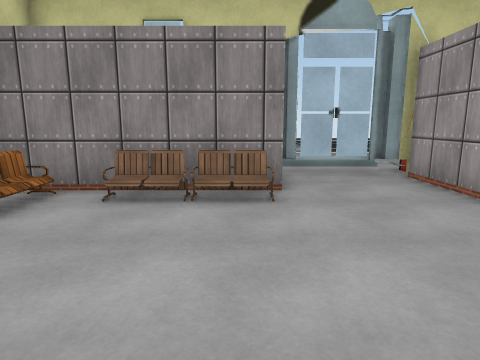
view 1 (above)

16 first-person views from a walk through a Unity game level. The camera is 1.4 m above the floor, tilts 10° down and sees 75° across. Doors are open. The floor is counted in squares, 1 m on a side. Each view is taken from the middle of a square. On the plan, view 1 faces up. The plan holds only what a view shows up to about 14 squares ahead; the rest is blank. The place goes on beyond the plan. The player is left out. Some animated figures are left out. Some surface patterns are stand-ins.

view 2
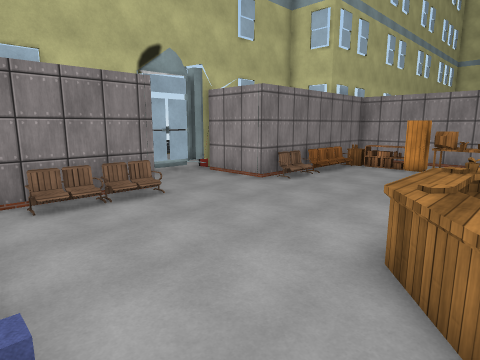

view 3
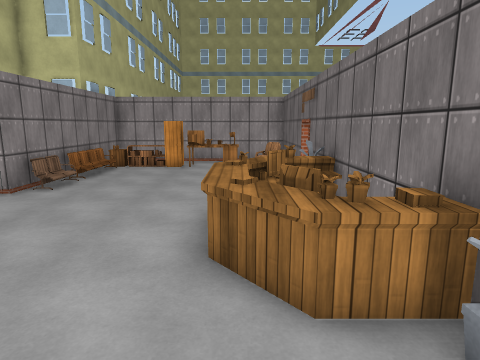

view 4
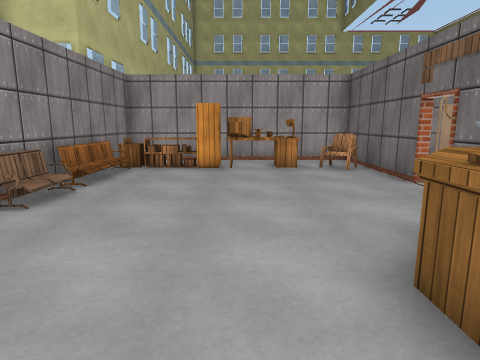

view 5
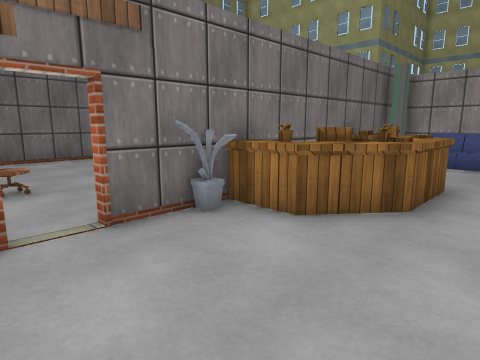

view 6
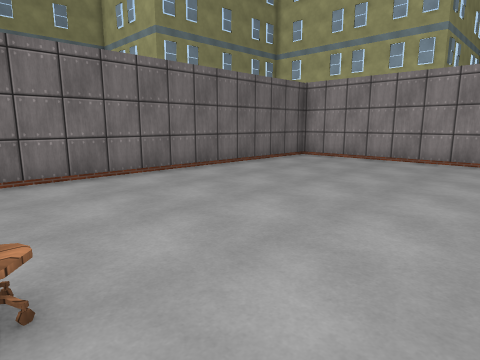

view 7
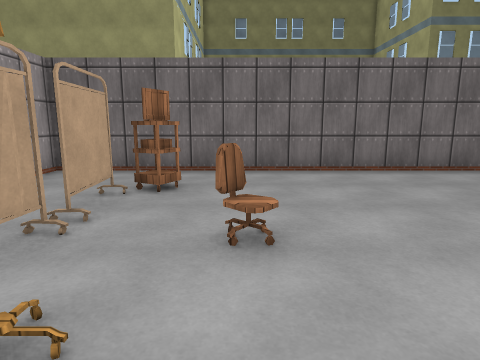

view 8
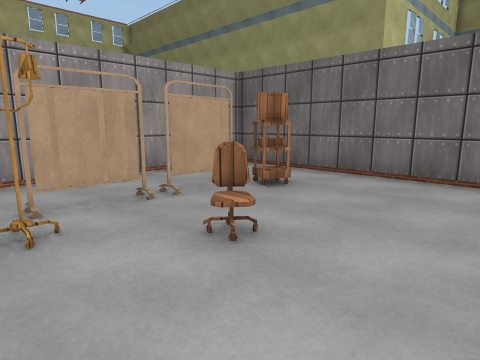

view 9
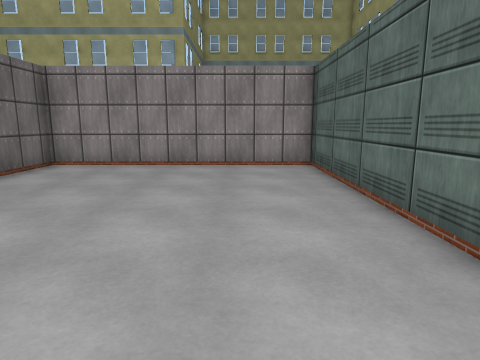

view 10
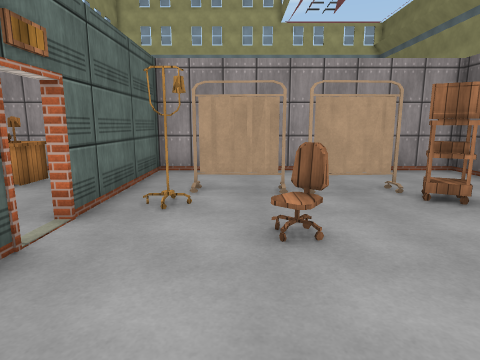

view 11
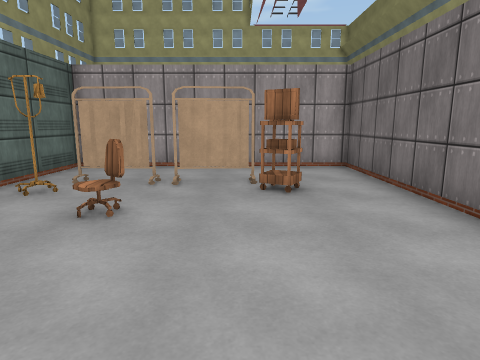

view 12
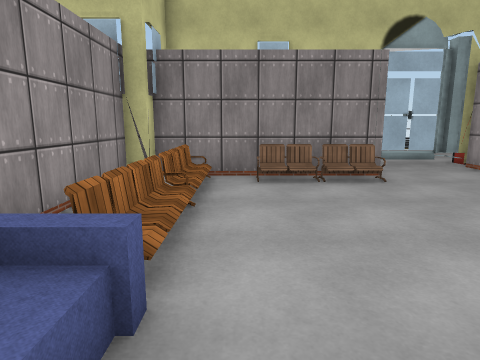

view 13
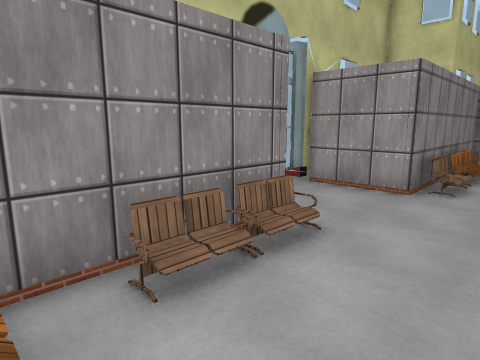

view 14
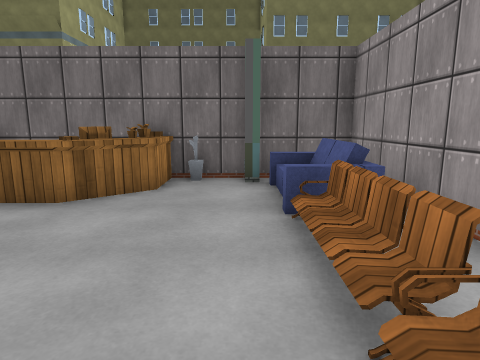

view 15
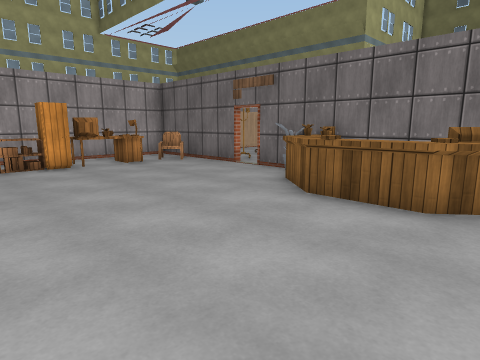

view 16
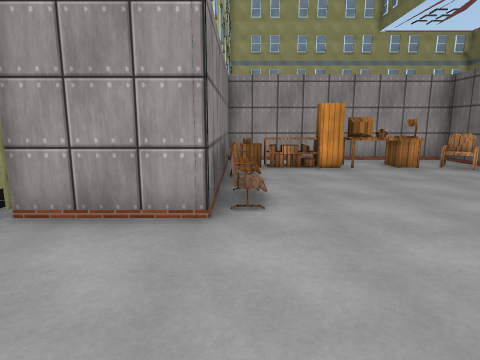

### Floor plan
Key: @ floor where view 1 was taken; # wall or solid block; . floor; / step, stairs or slope; D open door; C chair; S sofa; P pillar; O other object.
Columns run from 6 left of view 1 to 13 right of it. Each row starts with its distance up from view 1.
  9          ###
  8        ###.#
  7  #######...#
  6  #C.CCO ...######
  5  #/........#C##C#
  4  #/.............##
  3  #/.............###
  2  #C.............O##
  1 # O.............#O#
  0 #  ...@.........OO#
 -1 #S/...OOOO......###
 -2 # /..OO #OO......C##
 -3 ###P#O###OO##.######
 -4 #...........D......#
 -5 #..............O#..#
 -6 #...............#..#
 -7 #............C..O..#
 -8 #...............#..#
 -9 #...............O..#
-10 #..............O...#
-11 #..................#
-12 #..................#
-13 ####################

Where each view was taken, in squares from view 1:
view 1: 0 up, 0 right, facing up
view 2: 2 down, 4 left, facing up-right
view 3: 1 down, 4 left, facing right
view 4: 1 up, 0 right, facing right
view 5: 1 up, 8 right, facing down-left
view 6: 4 down, 7 right, facing down-left
view 7: 3 down, 7 right, facing down
view 8: 4 down, 4 right, facing down-right
view 9: 6 down, 5 right, facing left
view 10: 6 down, 3 right, facing right
view 11: 9 down, 2 right, facing right
view 12: 2 down, 3 left, facing up
view 13: 3 up, 4 left, facing up-right
view 14: 5 up, 3 left, facing down
view 15: 5 up, 1 left, facing down-right
view 16: 5 up, 0 right, facing right
